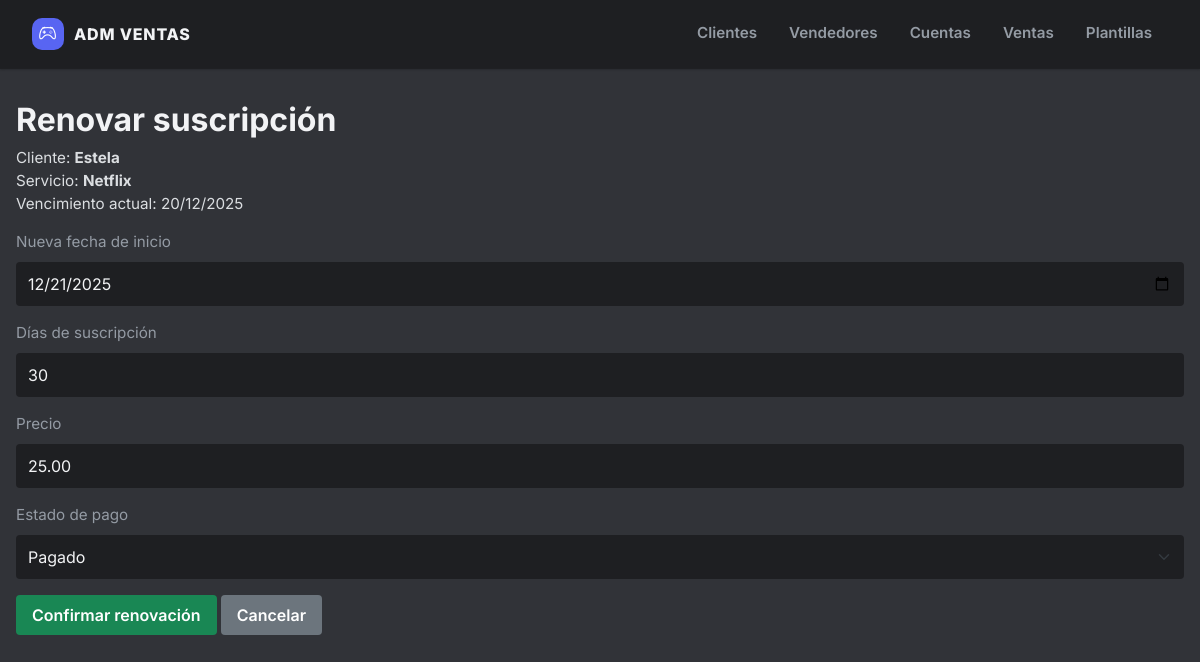
/ventas/renovar/1, run on the app's committed database.
### app.py (models this page shows)
class Client(db.Model):
    id = db.Column(db.Integer, primary_key=True)
    name = db.Column(db.String(120), nullable=False)
    country_code = db.Column(db.String(5))  # 591, 54, 56
    phone = db.Column(db.String(50))
    email = db.Column(db.String(120))
    notes = db.Column(db.Text)

class Account(db.Model):
    id = db.Column(db.Integer, primary_key=True)
    service = db.Column(db.String(80), nullable=False)   # Netflix, Disney+
    user = db.Column(db.String(120), nullable=False)     # correo/usuario
    password = db.Column(db.String(120), nullable=False)
    profile = db.Column(db.String(120))                  # notas sobre tipo de cuenta
    notes = db.Column(db.Text)
    total_slots = db.Column(db.Integer, default=1)       # perfiles totales
    used_slots = db.Column(db.Integer, default=0)        # perfiles usados

class Subscription(db.Model):
    id = db.Column(db.Integer, primary_key=True)
    client_id = db.Column(db.Integer, db.ForeignKey('client.id'), nullable=False)
    account_id = db.Column(db.Integer, db.ForeignKey('account.id'), nullable=False)
    seller_id = db.Column(db.Integer, db.ForeignKey('seller.id'), nullable=False)
    start_date = db.Column(db.Date, nullable=False)
    end_date = db.Column(db.Date, nullable=False)
    price = db.Column(db.Float, nullable=False)
    currency = db.Column(db.String(3), nullable=False, default='BOB')  # BOB, ARS, CLP
    platform = db.Column(db.String(20), nullable=False, default='whatsapp')  # whatsapp/messenger
    payment_status = db.Column(db.String(20), nullable=False, default='pagado')  # pagado/pendiente/renovado
    status = db.Column(db.String(20), default='activa')  # activa, vencida, pausada
    slot = db.Column(db.String(50))  # nombre del perfil/slot asignado
    client = db.relationship('Client', backref=db.backref('subscriptions', lazy=True))
    account = db.relationship('Account', backref=db.backref('subscriptions', lazy=True))
    seller = db.relationship('Seller', backref=db.backref('subscriptions', lazy=True))

### app.py (the view, shortened to what this page needs)
@app.route('/ventas/renovar/<int:sub_id>', methods=['GET', 'POST'])
def renovar_venta(sub_id):
    sub = Subscription.query.get_or_404(sub_id)
    today = datetime.today().date()
    suggested_start = max(sub.end_date + timedelta(days=1), today)
    default_days = (sub.end_date - sub.start_date).days or 30
    return render_template(
        'renovar_venta.html',
        sub=sub,
        suggested_start=suggested_start,
        default_days=default_days,
        pay_statuses=PAY_STATUSES,
    )

### templates/renovar_venta.html
{% extends "base.html" %}
{% block content %}
<h2>Renovar suscripción</h2>
<p>
  Cliente: <strong>{{ sub.client.name }}</strong><br>
  Servicio: <strong>{{ sub.account.service }}</strong><br>
  Vencimiento actual: {{ sub.end_date.strftime('%d/%m/%Y') }}
</p>
<form method="post" class="mt-3">
  <div class="mb-3">
    <label class="form-label">Nueva fecha de inicio</label>
    <input type="date" name="start_date" class="form-control"
           value="{{ suggested_start.strftime('%Y-%m-%d') }}" required>
  </div>
  <div class="mb-3">
    <label class="form-label">Días de suscripción</label>
    <input type="number" name="days" class="form-control"
           value="{{ default_days }}" required>
  </div>
  <div class="mb-3">
    <label class="form-label">Precio</label>
    <input type="number" step="0.01" name="price" class="form-control"
           value="{{ '%.2f'|format(sub.price) }}" required>
  </div>
  <div class="mb-3">
    <label class="form-label">Estado de pago</label>
    <select name="payment_status" class="form-select">
      {% for code, label in pay_statuses %}
        <option value="{{ code }}"
                {% if code == 'pagado' %}selected{% endif %}>
          {{ label }}
        </option>
      {% endfor %}
    </select>
  </div>
  <button type="submit" class="btn btn-success">Confirmar renovación</button>
  <a href="{{ url_for('ventas') }}" class="btn btn-secondary">Cancelar</a>
{% endblock %}

### templates/base.html (style rules this page uses)
:root { --d-bg-tertiary: #1e1f22; --d-bg-secondary: #2b2d31; --d-bg-primary: #313338; --d-bg-hover: #373a40; --d-blurple: #5865F2; --d-blurple-hover: #4752c4; --d-green: #23a559; --d-red: #da373c; --d-yellow: #f0b232; --d-text-header: #f2f3f5; --d-text-normal: #dbdee1; --d-text-muted: #949ba4; }
body { background-color: var(--d-bg-primary); color: var(--d-text-normal); font-family: 'Inter', system-ui, -apple-system, sans-serif; font-size: 0.95rem; }
h1, h2, h3, h4, h5, h6, .h1, .h2, .h3, .h4, .h5, .h6, .display-4, .display-5 { color: var(--d-text-header) !important; font-weight: 700; }
.text-muted, .text-secondary, label, .form-label, small { color: var(--d-text-muted) !important; }
.form-control, .form-select { background-color: var(--d-bg-tertiary) !important; border: none; color: var(--d-text-header) !important; padding: 10px 12px; border-radius: 4px; }
.form-control::placeholder { color: var(--d-text-muted) !important; opacity: 0.6; }
.btn { border-radius: 4px; font-weight: 600; padding: 0.5rem 1rem; border:none; }

### data on the page
Client: client.name "Estela"
Account: account.service "Netflix"
Subscription: end_date "20/12/2025", price "25.00"

### other printed values
form field payment_status "Pagado"
